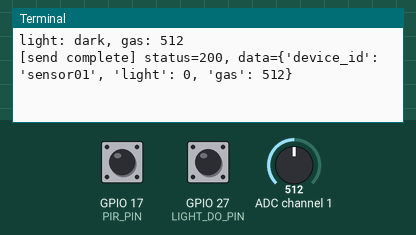
Simulated run of this program. Board: Raspberry Pi (BCM pin numbers). Parts: the last lines printed to the terminal. The test bench sets the inputs (shaded band); at power-on: ADC channel 1 = 512, GPIO 27 (LIGHT_DO_PIN) LOW, GPIO 17 (PIR_PIN) HIGH (analog values on the 0–1023 scale). Web requests get an empty 200 reply after 0.4 s; threads take turns every 2 ms.

Above: at 1.2 s.
1.3 s: ADC channel 1 set to 716
At 5.66 s:
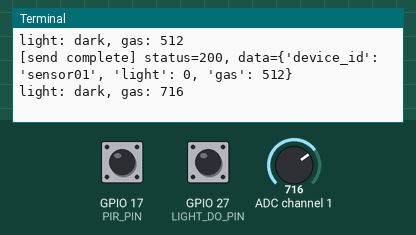
7.7 s: ADC channel 1 set to 900
At 12.6 s:
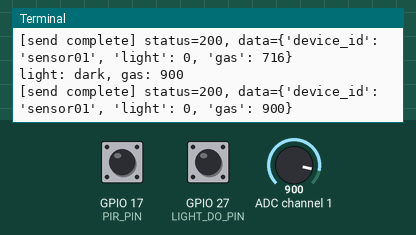
14.1 s: GPIO 27 (LIGHT_DO_PIN) pulled HIGH for 3 s
At 16.46 s:
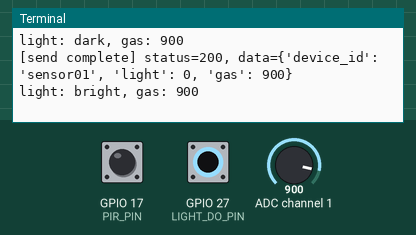
20.5 s: GPIO 17 (PIR_PIN) pulsed LOW 2 times (0.12 s each, 0.3 s apart)
At 21.5 s:
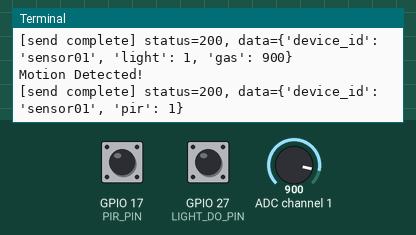
Timing chart, 0 to 23.5 s (numbered marks = the images above; inputs shaded):
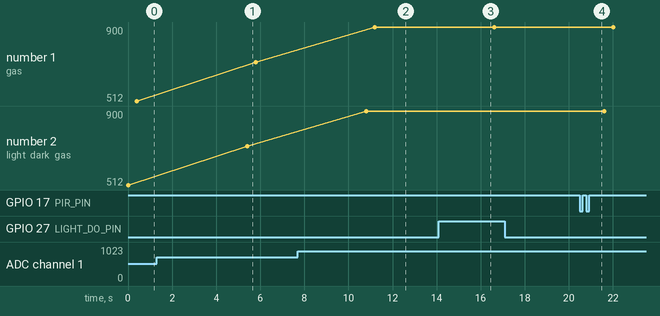

Measured:
- after the input at 1.3 s, the terminal: prints a new line after 4.1 s (image 1)
- after the input at 7.7 s, the terminal: prints a new line after 3.1 s (image 2)
- after the input at 14.1 s, the terminal: prints a new line after 2.1 s (image 3)
- after the input at 20.5 s, the terminal: prints a new line after 0.12 s (image 4)
- plotted number 1: 512 → 716 after the input at 1.3 s, 716 → 900 after the input at 7.7 s
- plotted number 2: 512 → 716 after the input at 1.3 s, 716 → 900 after the input at 7.7 s

The program:

send_sensor_data.py
```python
import RPi.GPIO as GPIO
import spidev
import requests
import time
import threading

DEVICE_ID = "sensor01"
SERVER_URL = "https://5912-113-198-180-200.ngrok-free.app/iot/data"

PIR_PIN = 17
LIGHT_DO_PIN = 27
ADC_CHANNEL_GAS = 1


GPIO.setmode(GPIO.BCM)
GPIO.setup(PIR_PIN, GPIO.IN)
GPIO.setup(LIGHT_DO_PIN, GPIO.IN, pull_up_down=GPIO.PUD_DOWN)

spi = spidev.SpiDev()
spi.open(0, 0)
spi.max_speed_hz = 1000000


def read_adc(channel):
    adc = spi.xfer2([1, (8 + channel) << 4, 0])
    value = ((adc[1] & 3) << 8) + adc[2]
    return value


def send_data(pir=None, light=None, gas=None):
    data = {
        "device_id": DEVICE_ID
    }
    if pir is not None:
        data["pir"] = pir
    if light is not None:
        data["light"] = light
    if gas is not None:
        data["gas"] = gas

    try:
        res = requests.post(SERVER_URL, json=data)
        print(f"[send complete] status={res.status_code}, data={data}")
    except Exception as e:
        print("send failed:", e)


def pir_detected(channel):
    print("Motion Detected!")
    send_data(pir=1)

GPIO.add_event_detect(PIR_PIN, GPIO.RISING, callback=pir_detected, bouncetime=500)


def sensor_loop():
    while True:
        light_value = GPIO.input(LIGHT_DO_PIN)
        gas_value = read_adc(ADC_CHANNEL_GAS)

        if light_value == 0:
            print("light: dark, ", end="")
        else:
            print("light: bright, ", end="")

        print(f"gas: {gas_value}")

        send_data(light=light_value, gas=gas_value)
        time.sleep(5)


try:
    threading.Thread(target=sensor_loop).start()
    while True:
        time.sleep(1)

except KeyboardInterrupt:
    print("\nend(user stop it)")

finally:
    GPIO.cleanup()
    spi.close()
```
